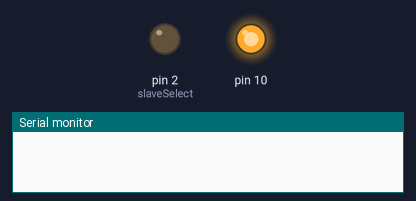
The sketch below on a simulated Arduino Uno, built with avr-gcc and run on an emulated ATmega328P. Parts: output pins drawn as LEDs (lit = HIGH), the last lines printed to the serial monitor. Pins used as bus, display or sensor lines are not drawn.

Above: at 0.1 s.
At 2.0 s:
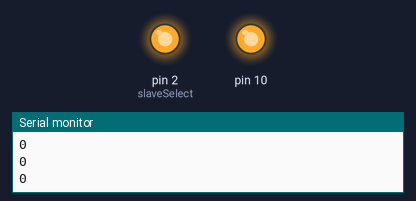
Timing chart, 0 to 3.5 s (numbered marks = the images above):
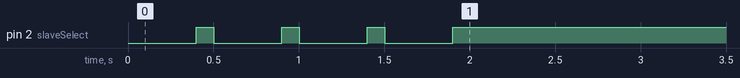

The sketch:

ProyectoTesisFinalFinalALV.ino
```cpp
#include <SPI.h>
const int clock = 7;


int slaveSelect = 2;

//ARREGLOS DE DATOS
const int slavesquantity = 1;
int slaves[slavesquantity] = {
  2
};

float voltageMaxSet[slavesquantity] = {
  1.5 //volts
};
float voltageMinSet[slavesquantity] = {
  0.5
};
float delta[slavesquantity] = {
  .008
};
float measurementVoltage[slavesquantity] = {
  0.1
};
float voltageMaxReset[slavesquantity] = {
  0
};
float voltageMinReset[slavesquantity] = {
  -10485
};
float targetCurrent[slavesquantity] = {
  .000030
};


int delaytime = 200;

void transferData(int stepNumber, unsigned int valor,int slavePin){
  byte response;
  digitalWrite(slavePin,LOW);
  delay(200);
  response = SPI.transfer(stepNumber);
  delay (100);
  Serial.println(response, BIN);

  response = SPI.transfer(( uint8_t)(valor >> 8));
  Serial.println(response, BIN);
  delay (100);

  response = SPI.transfer(( uint8_t)(valor));
  Serial.println(response, BIN);
  digitalWrite(slavePin,HIGH);
  delay (100);
}

unsigned int volts2bits(float volts){
  // convertir el voltaje ingresado por el usuario a
  // bits para ser manejado por el programa.
  float bits;
  bits = volts * 13107;

  return int(bits);
}

void setup() {
    Serial.begin(9600);
    pinMode(slaveSelect,OUTPUT);
    SPI.begin();
    SPI.setClockDivider(SPI_CLOCK_DIV128);
    SPI.setBitOrder(MSBFIRST);
    SPI.setDataMode(SPI_MODE0);

    pinMode(clock, OUTPUT); //manejo de la interrupcion


    for(int i=0; i<slavesquantity; i++){
      for(int stepNumber=1; stepNumber<5;stepNumber++){
        switch (stepNumber){
          case 1:
            transferData(stepNumber, volts2bits(delta[i]) ,slaves[i]);
            break;
          case 2:
            //medicion?
            transferData(stepNumber, volts2bits(voltageMinSet[i]) + 32767 ,slaves[i]);
            break;
          case 3:
            transferData(stepNumber, volts2bits(voltageMaxSet[i]) + 32767 ,slaves[i]);
            break;
          case 4:
            transferData(stepNumber, volts2bits(measurementVoltage[i]) + 32767 ,slaves[i]);
            break;
          default: {}


        }
      }
    }


    digitalWrite(slaveSelect,LOW);
    byte response;
    response = SPI.transfer(25);
    Serial.println(response, BIN);
    digitalWrite(slaveSelect,HIGH);

 }

void loop() {

    digitalWrite (clock , HIGH);
  delayMicroseconds(50);
  digitalWrite(clock, LOW);
  delayMicroseconds(50);
}
```
